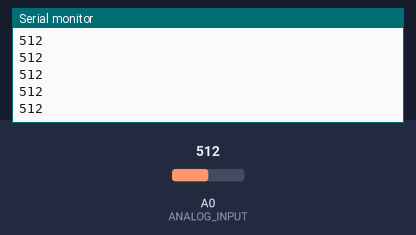
Simulated run of this sketch. Board: Arduino Uno, built with avr-gcc and run on an emulated ATmega328P. Shown: the last lines printed to the serial monitor. The test bench sets the inputs (shaded band); at power-on: A0 (ANALOG_INPUT) = 512.

Above: at 1.2 s.
1.3 s: A0 (ANALOG_INPUT) set to 716
At 1.31 s:
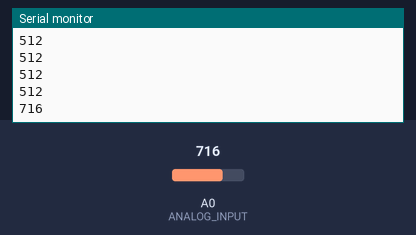
2.8 s: A0 (ANALOG_INPUT) set to 900
At 2.81 s:
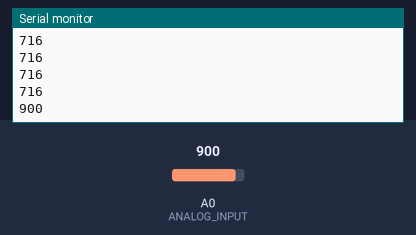
Timing chart, 0 to 5.8 s (numbered marks = the images above; inputs shaded):
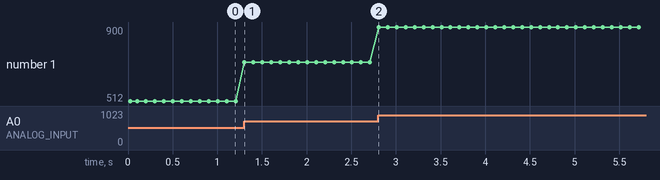

Measured:
- after the input at 1.3 s, the serial monitor: prints a new line at once (image 1)
- after the input at 2.8 s, the serial monitor: prints a new line at once (image 2)
- plotted number 1: 512 → 716 after the input at 1.3 s, 716 → 900 after the input at 2.8 s

The sketch:

reading_analog_input.ino
```cpp
#define ANALOG_INPUT A0
int input = 0;
void setup() {
  // put your setup code here, to run once:
  Serial.begin(9600);
  pinMode(ANALOG_INPUT, INPUT);//not necessary as analogue is ony for input
 Serial.println("reading input voltage");
}

void loop() {
  // put your main code here, to run repeatedly:
  input = analogRead(ANALOG_INPUT);
  Serial.println(input);
  delay(100);
}
```
